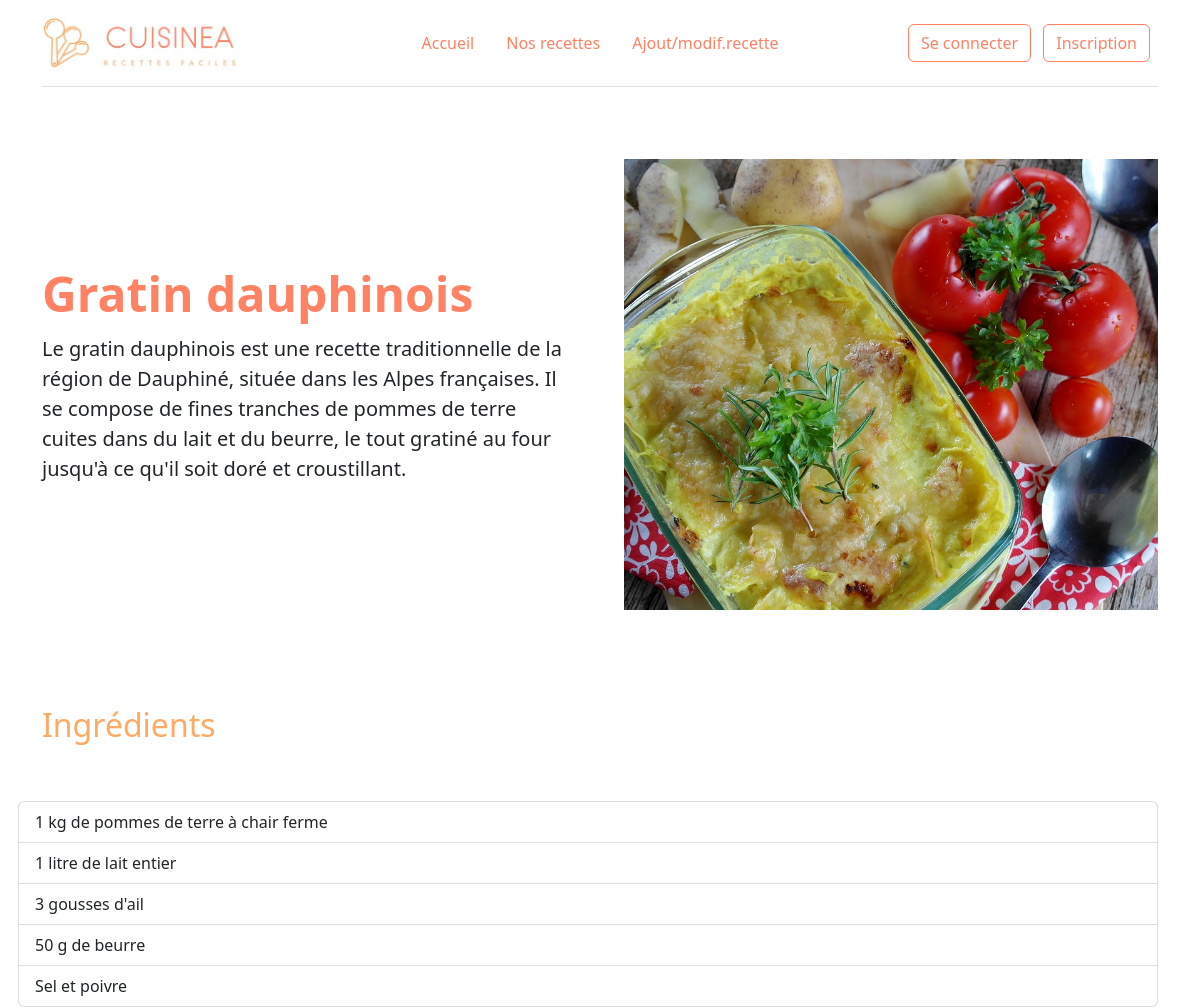
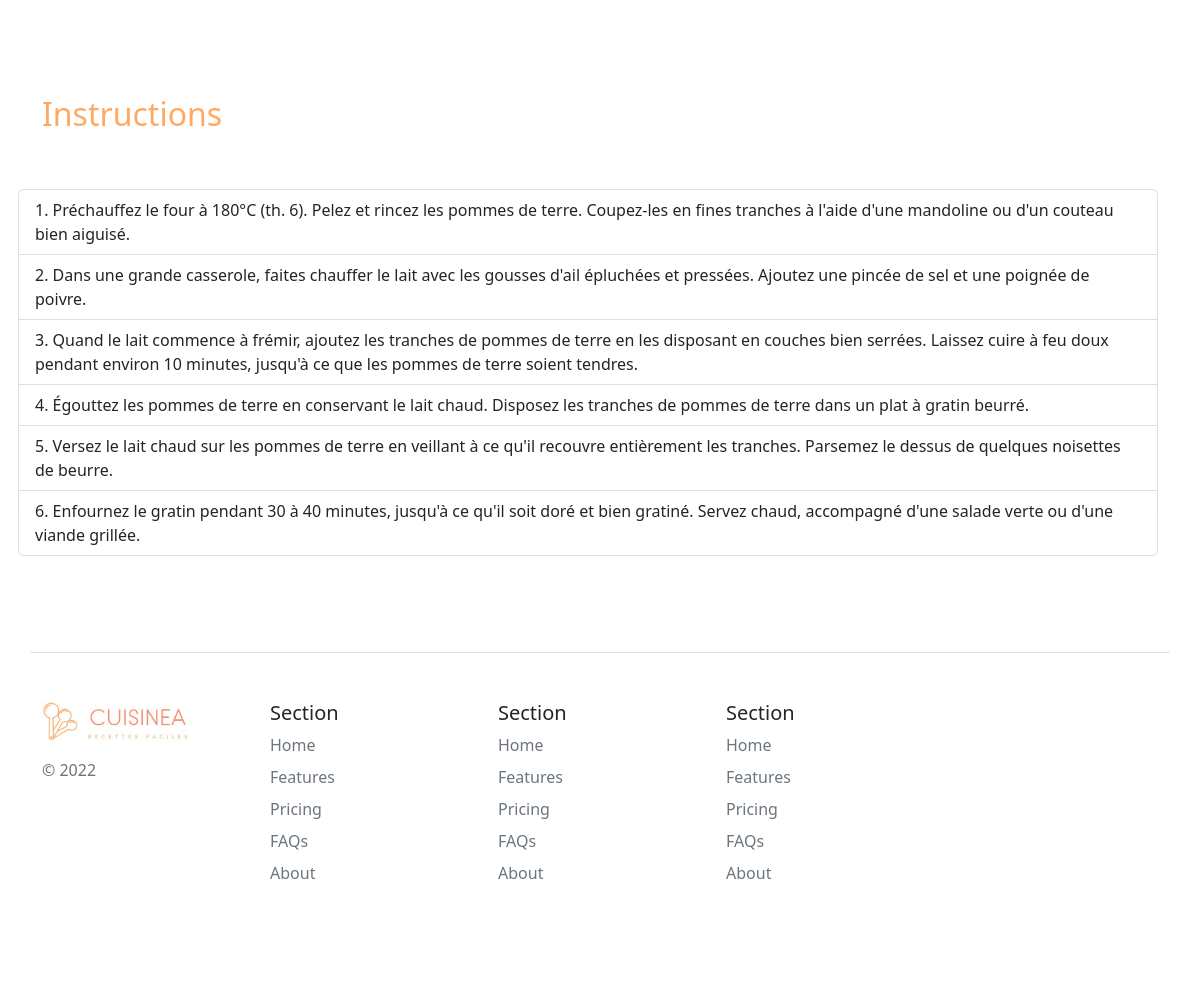
/recette.php?id=55, run on the app's committed database (2 pictures, top to bottom).
### tables this page shows
CREATE TABLE `recipes` (
  `id` int NOT NULL,
  `category_id` int NOT NULL,
  `title` varchar(255) NOT NULL,
  `description` text NOT NULL,
  `ingredients` text NOT NULL,
  `instructions` text NOT NULL,
  `image` varchar(255) DEFAULT NULL
);

### lib/recipe.php (called while the page is built, shortened)
<?php
function getRecipeById(PDO $pdo, int $id)
{
    $query = $pdo->prepare("SELECT * FROM recipes WHERE id = :id");
    $query->bindParam(':id', $id, PDO::PARAM_INT);
    $query->execute();
    return $recipe = $query->fetch();
}
function getRecipeImage(string|null $image)
{
    if ($image === null) {
        return _ASSETS_IMG_PATH_ . 'recipe_default.jpg';
    } else {
        return _RECIPES_IMG_PATH_ . $image;
    }
}

### lib/tools.php (called while the page is built, shortened)
<?php
function linesToArray(string $string)
{
    return explode(PHP_EOL, $string);
}

### recette.php (the view)
<?php
require_once('templates/header.php');
require_once('lib/recipe.php');
require_once('lib/tools.php');
$id = (int)$_GET['id'];
$recipe = getRecipeById($pdo, $id);
if ($recipe) {
  $ingredients = linesToArray($recipe['ingredients']);
  $instructions = linesToArray($recipe['instructions']);
?>
  <div class="row flex-lg-row-reverse align-items-center g-5 py-5">
    <div class="col-10 col-sm-8 col-lg-6">
      <img src="<?= getRecipeImage($recipe['image']); ?>" class="d-block mx-lg-auto img-fluid" alt="<?= $recipe['title']; ?>" loading="lazy" width="700" height="500">
    </div>
    <div class="col-lg-6">
      <h1 class="display-5 fw-bold lh-1 mb-3"><?= $recipe['title']; ?></h1>
      <p class="lead"><?= $recipe['description']; ?></p>
    </div>
  </div>
  <div class="row flex-lg-row-reverse align-items-center g-5 py-5">
    <h2>Ingrédients</h2>
    <ul class="list-group">
      <?php foreach ($ingredients as $key => $ingredient) { ?>
        <li class="list-group-item"><?= $ingredient; ?></li>
      <?php } ?>
    </ul>
  </div>
  <div class="row flex-lg-row-reverse align-items-center g-5 py-5">
    <h2>Instructions</h2>
    <ol class="list-group list-group-numbered">
      <?php foreach ($instructions as $key => $instruction) { ?>
        <li class="list-group-item"><?= $instruction; ?></li>
      <?php } ?>
    </ol>
  </div>
<?php } else { ?>
  <div class="row text-center">
    <h1>Recette introuvable...</h1>
  </div>
<?php } ?>
<?php require_once('templates/footer.php'); ?>

### data on the page
recipes: image (picture), title "Gratin dauphinois", description "Le gratin dauphinois est une recette traditionnelle de la région de Dauphiné, située dans les Alpes françaises. Il se compose de fines tranches de pommes de terre cuites dans du lait et du beurre, le tout gratiné au four jusqu'à ce qu'il soit doré et croustillant.", ingredients "1 kg de pommes de terre à chair ferme", ingredients "1 litre de lait entier", ingredients "3 gousses d'ail", ingredients "50 g de beurre", ingredients "Sel et poivre", instructions "Préchauffez le four à 180°C (th. 6). Pelez et rincez les pommes de terre. Coupez-les en fines tranches à l'aide d'une mandoline ou d'un couteau bien aiguisé.", instructions "Dans une grande casserole, faites chauffer le lait avec les gousses d'ail épluchées et pressées. Ajoutez une pincée de sel et une poignée de poivre.", instructions "Quand le lait commence à frémir, ajoutez les tranches de pommes de terre en les disposant en couches bien serrées. Laissez cuire à feu doux pendant environ 10 minutes, jusqu'à ce que les pommes de terre soient tendres.", instructions "Égouttez les pommes de terre en conservant le lait chaud. Disposez les tranches de pommes de terre dans un plat à gratin beurré.", instructions "Versez le lait chaud sur les pommes de terre en veillant à ce qu'il recouvre entièrement les tranches. Parsemez le dessus de quelques noisettes de beurre.", instructions "Enfournez le gratin pendant 30 à 40 minutes, jusqu'à ce qu'il soit doré et bien gratiné. Servez chaud, accompagné d'une salade verte ou d'une viande grillée."

### other printed values
$value "Accueil"
$value "Nos recettes"
$value "Ajout/modif.recette"
